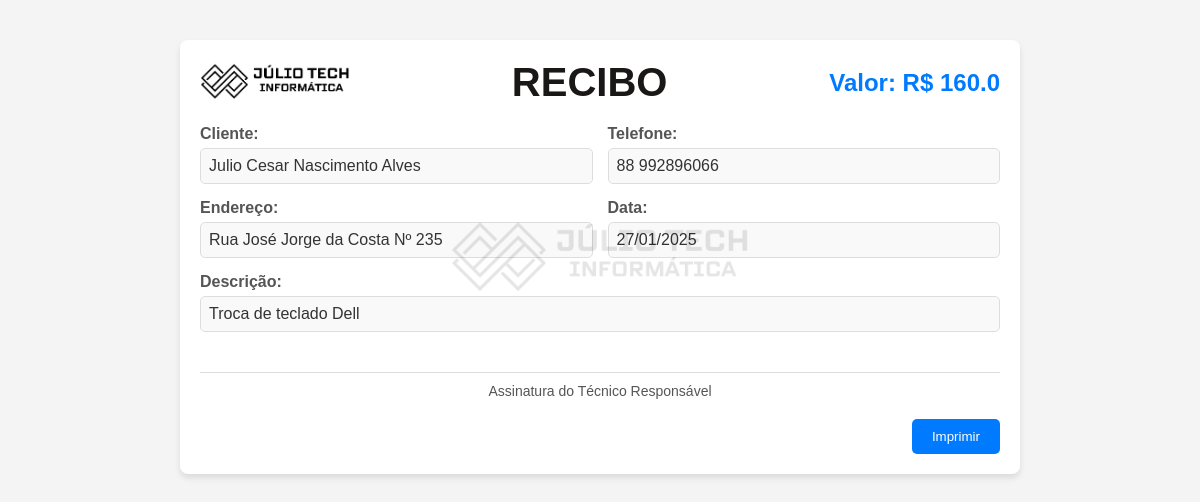
Screenshot of /servicos/recibo/4 (signed in) with the database file from the repository.
### tables this page shows
CREATE TABLE "servicos" (
	"id"	INTEGER,
	"cliente_id"	INTEGER,
	"descricao"	TEXT NOT NULL,
	"valor"	REAL NOT NULL,
	"data_servico"	DATETIME NOT NULL DEFAULT CURRENT_TIMESTAMP,
	PRIMARY KEY("id" AUTOINCREMENT)
);

CREATE TABLE clientes (
            id INTEGER PRIMARY KEY AUTOINCREMENT,
            nome TEXT NOT NULL,
            telefone TEXT,
            endereco TEXT
        );

### julio_tech.py (the view)
@app.route("/servicos/recibo/<int:servico_id>", methods=["GET", "POST"])
def gerar_recibo(servico_id):
    if "usuario" not in session:
        return redirect(url_for("index"))
    conn = conectar_bd()
    cursor = conn.cursor()
    cursor.execute("""
        SELECT s.id, s.descricao, s.valor, s.data_servico, c.nome, c.telefone, c.endereco
        FROM servicos AS s
        JOIN clientes AS c ON s.cliente_id = c.id
        WHERE s.id = ?
    """, (servico_id,))
    servico = cursor.fetchone()
    if not servico:
        return "Serviço não encontrado.", 404
    try:
        data_formatada = datetime.strptime(servico[3], "%Y-%m-%d").strftime("%d/%m/%Y")
    except ValueError:
        data_formatada = servico[3]  # Mantém o formato original em caso de erro
    servico = (servico[0], servico[1], servico[2], data_formatada, servico[4], servico[5], servico[6])
    cursor.execute("""
        SELECT e.id, e.nome, se.quantidade_usada
        FROM servicos_estoque AS se
        JOIN estoque AS e ON se.estoque_id = e.id
        WHERE se.servico_id = ?
    """, (servico_id,))
    itens = cursor.fetchall()
    conn.close()
    return render_template("recibo.html", servico=servico, itens=itens)

### julio_tech.py (called while the page is built)
def conectar_bd():
    return sqlite3.connect(DB_FILE)

### templates/recibo.html (shortened to what this page needs)
<!DOCTYPE html>
<html lang="pt-br">
<head>
</head>
<body>
    <div class="recibo">
        <div class="marca-dagua">
            <img src="/static/logo.png" alt="Marca d'Água">
        </div>
        <div class="recibo-header">
            <div class="logo">
                <img src="/static/logo.png" alt="Julio Tech Logo">
            </div>
            <div class="titulo-recibo">
                <h1>RECIBO</h1>
            </div>
            <div class="valor">Valor: R$ {{ servico[2] }}</div>
        </div>
        <div class="recibo-body">
            <div class="info-row">
                <div class="field">
                    <label>Cliente:</label>
                    <span>{{ servico[4] }}</span>
                </div>
                <div class="field">
                    <label>Telefone:</label>
                    <span>{{ servico[5] }}</span>
                </div>
            </div>
            <div class="info-row">
                <div class="field">
                    <label>Endereço:</label>
                    <span>{{ servico[6] }}</span>
                </div>
                <div class="field">
                    <label>Data:</label>
                    <span>{{ servico[3] }}</span>
                </div>
            </div>
            <div class="info-row">
                <div class="field">
                    <label>Descrição:</label>
                    <span>{{ servico[1] }}</span>
                </div>
            </div>
        </div>
        <div class="recibo-footer">
            <p class="assinatura">Assinatura do Técnico Responsável</p>
        </div>
        <div class="buttons">
            <button onclick="window.print()">Imprimir</button>
        </div>
    </div>
</body>
</html>

### templates/recibo.html (style rules this page uses)
body { font-family: Arial, sans-serif; margin: 0; padding: 0; background-color: #f4f4f4; }
.recibo { max-width: 800px; margin: 40px auto; background: white; padding: 20px; border-radius: 8px; box-shadow: 0 4px 6px rgba(0, 0, 0, 0.1); position: relative; overflow: hidden; }
.recibo .marca-dagua { position: absolute; top: 50%; left: 50%; transform: translate(-50%, -50%); opacity: 0.1; pointer-events: none; }
.recibo .marca-dagua img { max-width: 300px; height: auto; }
.recibo-header { display: flex; justify-content: space-between; align-items: center; margin-bottom: 20px; }
.recibo-header .logo img { max-width: 150px; }
.recibo-header .valor { font-size: 24px; font-weight: bold; color: #007bff; text-align: right; }
.recibo-header .titulo-recibo { text-align: center; flex-grow: 1; }
.recibo-header .titulo-recibo h1 { font-size: 40px; color: #1a1717; margin: 0; font-weight: bold; }
.recibo-body { margin-top: 20px; }
.recibo-body .info-row { display: flex; justify-content: space-between; margin-bottom: 15px; }
.recibo-body .info-row .field { flex: 1; margin-right: 15px; }
.recibo-body .info-row .field:last-child { margin-right: 0; }
.recibo-body .field label { font-weight: bold; color: #555; display: block; }
.recibo-body .field span { display: block; padding: 8px; background: #f9f9f9; border: 1px solid #ddd; border-radius: 5px; color: #333; margin-top: 5px; }
.recibo-footer { margin-top: 40px; text-align: center; }
.recibo-footer .assinatura { margin-top: 30px; padding-top: 10px; border-top: 1px solid #ddd; font-size: 14px; color: #555; }
.buttons { text-align: right; margin-top: 20px; }
.buttons button { padding: 10px 20px; border: none; border-radius: 5px; color: white; background-color: #007bff; cursor: pointer; margin-left: 10px; }

### rows the page displays
servicos: valor "160.0", data_servico "27/01/2025", descricao "Troca de teclado Dell"
clientes: nome "Julio Cesar Nascimento Alves", telefone "88 992896066", endereco "Rua José Jorge da Costa Nº 235"
